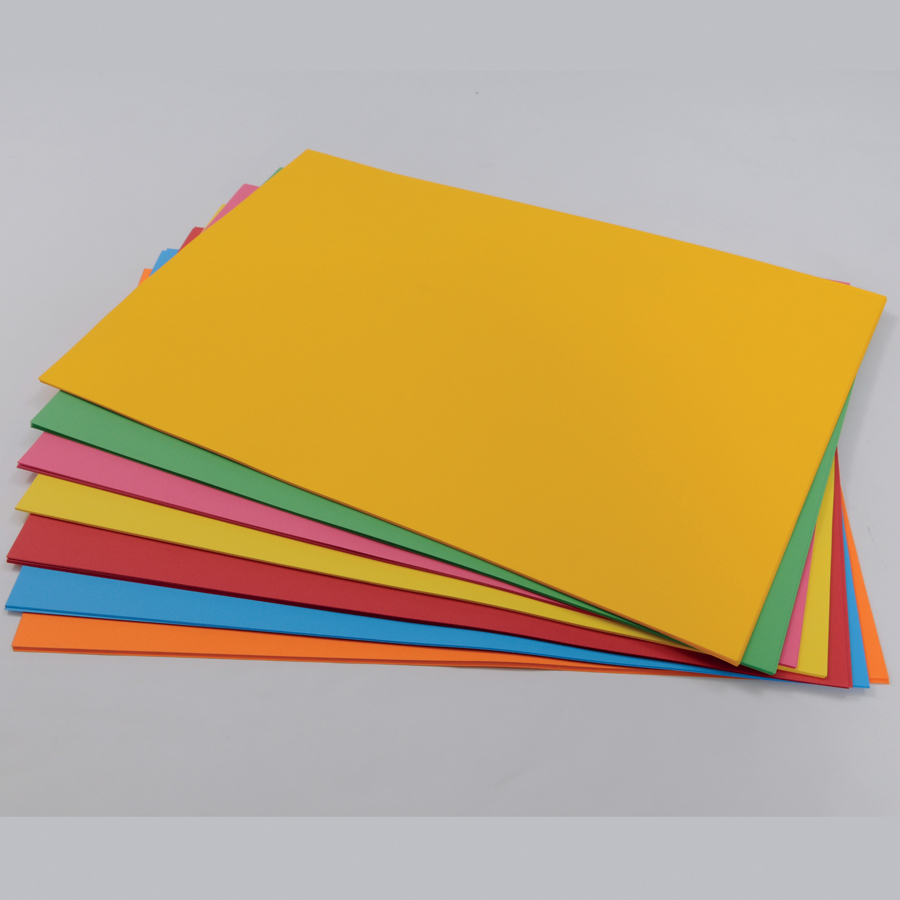
#> input picture images/paper.jpg, 900 x 900 px, found by its file name
$ python getPaper.py   (older library calls are emulated)
#> lines starting #> are read from the running program, lines starting #| are printed output that depends on the picture; after the words box and inside, x2 and y2 are one past the last pixel; in counts of white or black regions, pixels touching at a corner belong together
import numpy as np
import cv2
from matplotlib import pyplot as plt
from matplotlib import image as image
import easygui
class Rect:
    def __init__(self, x = 0, y = 0, w = 0, h = 0):
        self.x = x
        self.y = y
        self.w = w
        self.h = h
    def getArea(self):
        return self.w * self.h
    def set(self, x, y, w, h):
        self.x = x
        self.y = y
        self.w = w
        self.h = h
    def addPadding(self, imgSize, padding):
        self.x -= padding
        self.y -= padding
        self.w += 2 * padding
        self.h += 2 * padding
        if self.x < 0:
            self.x = 0
        if self.y < 0:
            self.y = 0
        if self.x + self.w > imgSize[0]:
            self.w = imgSize[0] - self.x
        if self.y + self.h > imgSize[1]:
            self.h = imgSize[1] - self.y

img = cv2.imread('C:\Python\Python37\images\paper.jpg')
#> img is the input picture: shape (900, 900, 3); mean B, G, R 129.1, 168.8, 190.8
imgSize = np.shape(img)
#> imgSize = (900, 900, 3)
gImg = cv2.cvtColor(img, cv2.COLOR_BGR2GRAY)
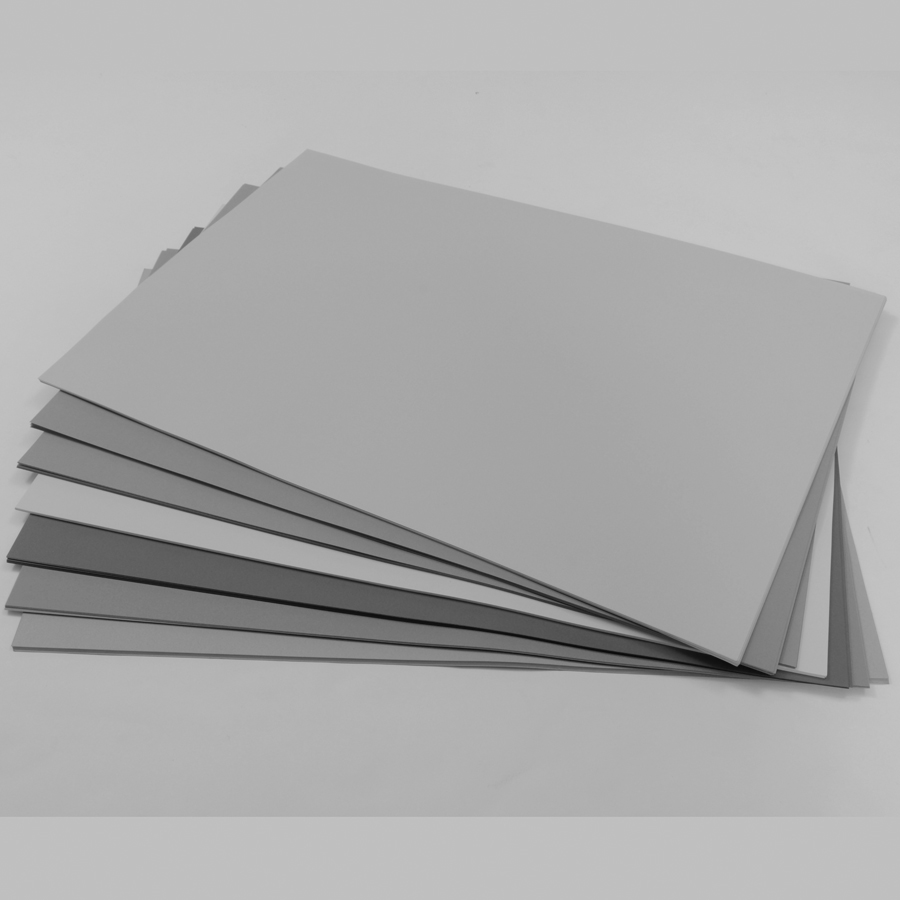
#> gImg: shape (900, 900); min 9, max 198, mean 170.8
bImg = cv2.medianBlur(src = gImg, ksize = 51)
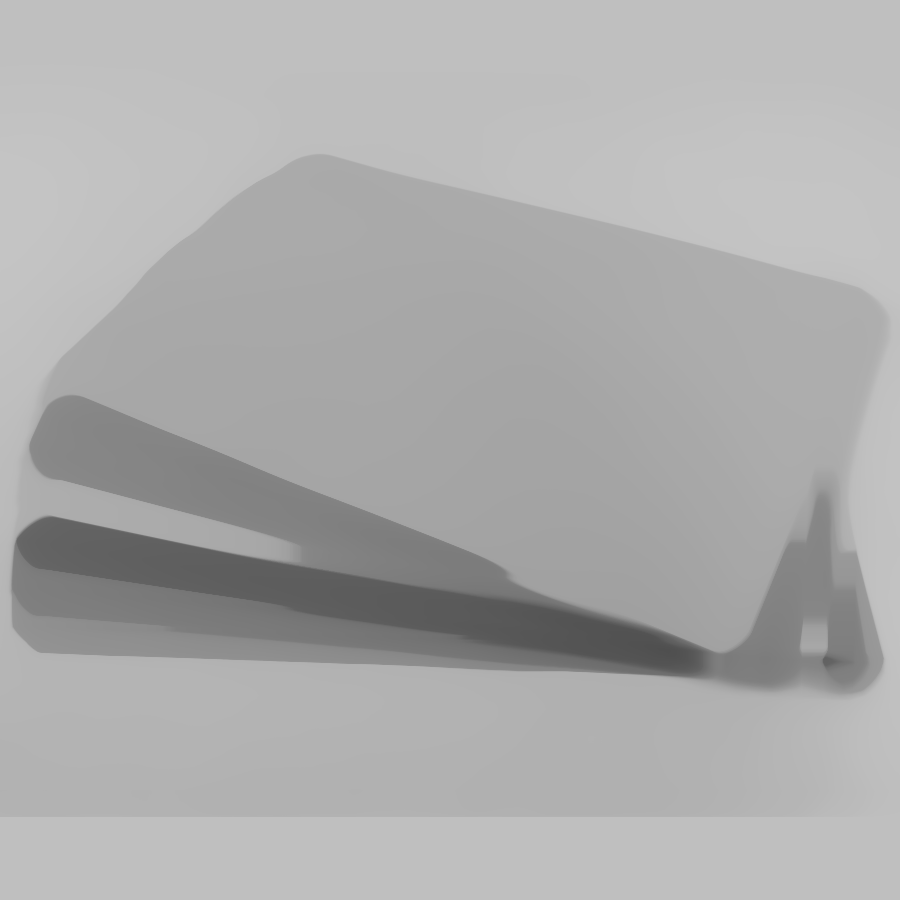
#> bImg: shape (900, 900); min 79, max 196, mean 172.1
threshold, _ = cv2.threshold(src = bImg, thresh = 0, maxval = 255, type = cv2.THRESH_BINARY | cv2.THRESH_OTSU)
#> threshold = 149
cannyImg = cv2.Canny(image = bImg, threshold1 = 0.5 * threshold, threshold2 = threshold)
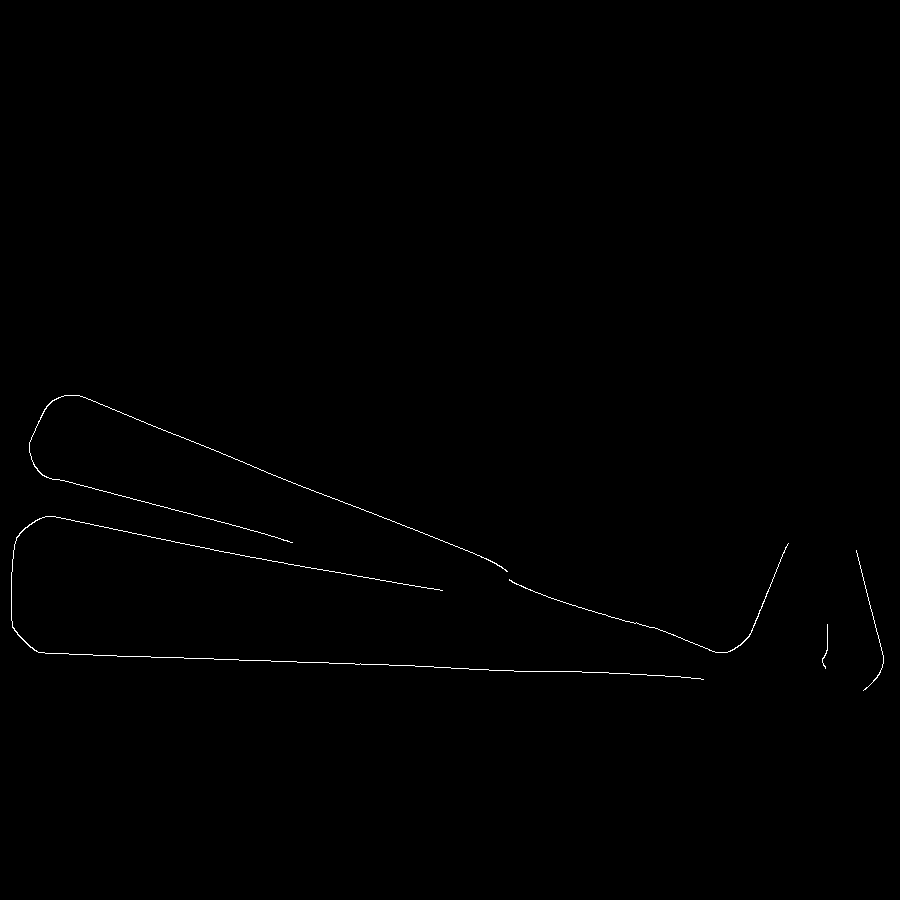
#> cannyImg: shape (900, 900); 0.33% white in thin lines or dots, all inside (x1, y1, x2, y2) = (11, 395, 884, 691)
# findContours is a distructive function so the image pased is only a copy
_, contours, _ = cv2.findContours(image = cannyImg.copy(), mode = cv2.RETR_TREE, method = cv2.CHAIN_APPROX_SIMPLE)
#> contours = 5 contours, 2 with area under 20; largest, box (x1, y1, x2, y2) and area: (509, 543, 789, 653) 43, (29, 395, 508, 572) 43, (11, 516, 704, 680) 41
maxRect = Rect(0, 0, 0, 0)
for contour in contours:
#> (the run stopped early here; a loop or call above may not have finished)

$ run again, with images/arkaplan.jpg copied over images/paper.jpg
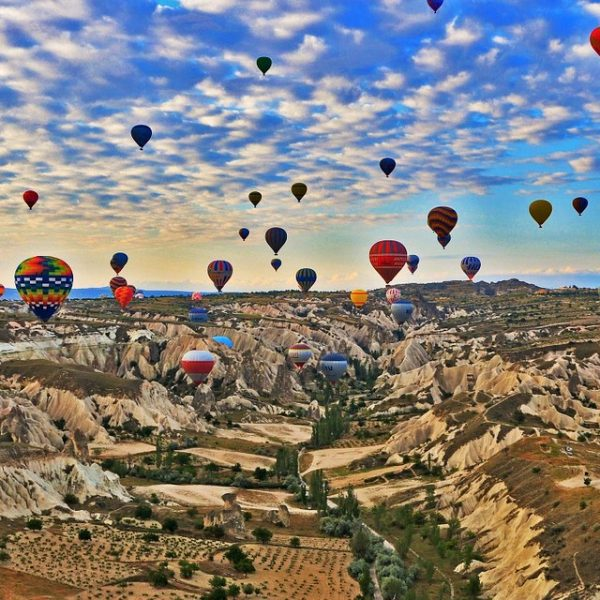
#> input picture images/arkaplan.jpg, 600 x 600 px, found by its file name
#> img is the input picture: shape (600, 600, 3); mean B, G, R 126.8, 129.6, 131.7
#> `bImg = cv2.medianBlur(src = gImg, ksize = 51)`:
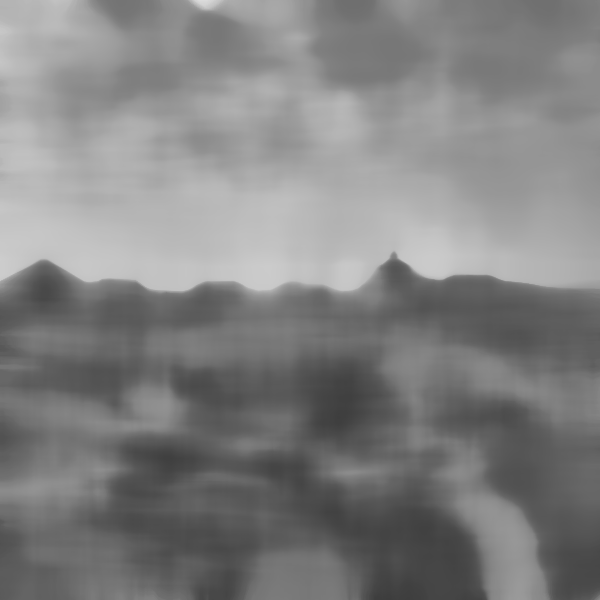
#> bImg: shape (600, 600); min 61, max 219, mean 129.1
#> threshold = 134
#> `cannyImg = cv2.Canny(image = bImg, threshold1 = 0.5 * threshold, thres..`:
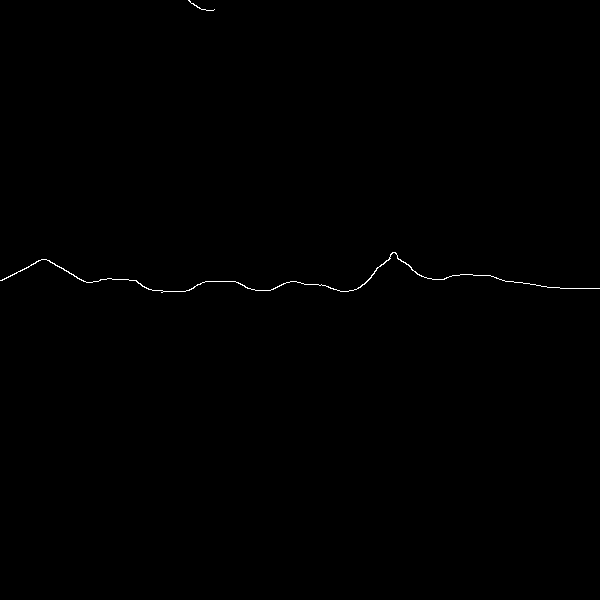
#> cannyImg: shape (600, 600); 0.21% white in thin lines or dots, all inside (x1, y1, x2, y2) = (0, 0, 600, 293)
#> contours = 2 contours, 1 with area under 20; largest, box (x1, y1, x2, y2) and area: (0, 252, 600, 293) 120
